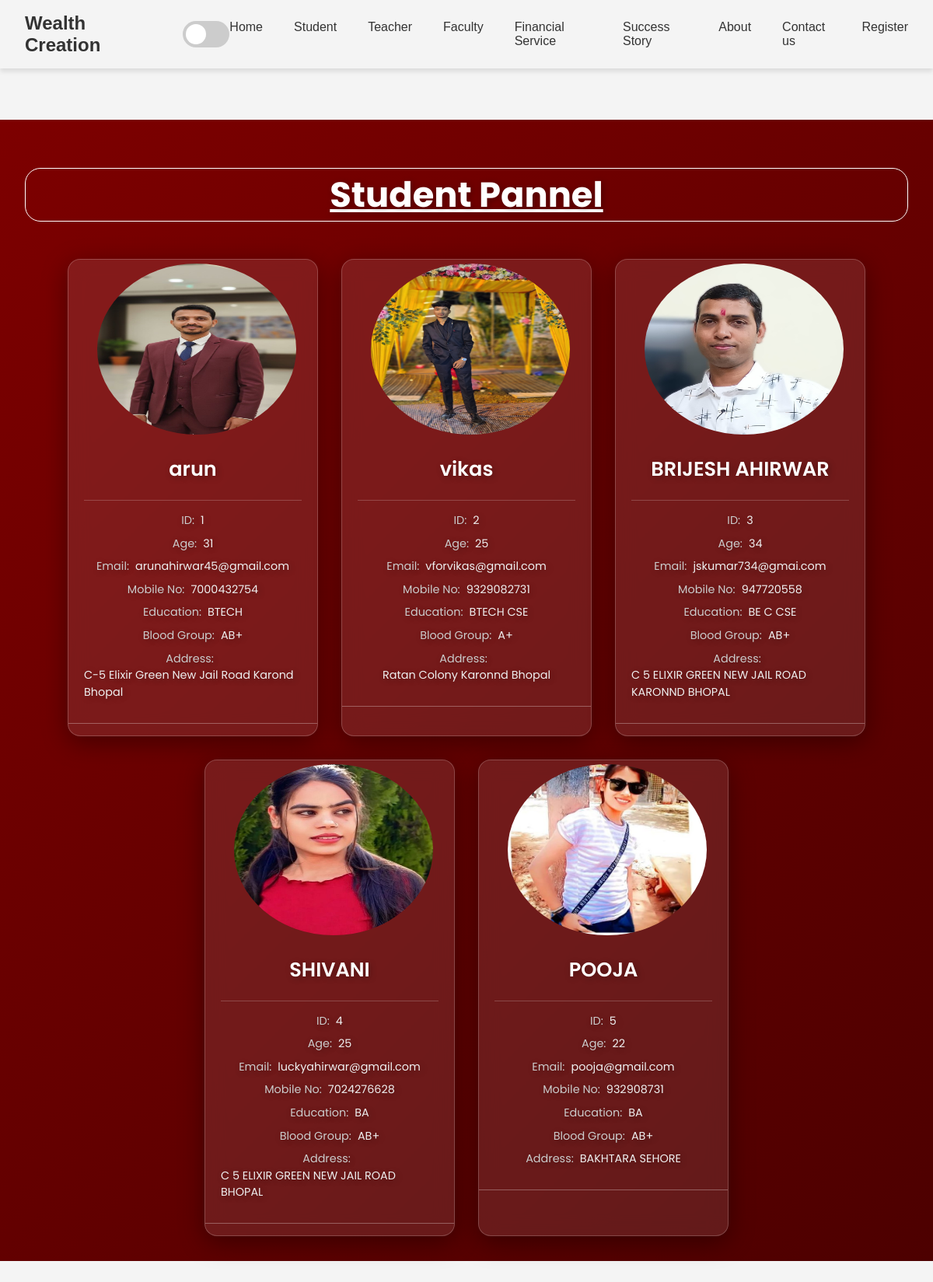
The page /student/ on the database its author committed.
### student/models.py (models this page shows)
class Student(models.Model):
    name = models.CharField(max_length=100)
    age = models.IntegerField()
    education=models.CharField(max_length=50,default='')
    mobile=models.CharField(max_length=10,default='')
    email = models.EmailField(unique=True)
    city = models.CharField(max_length=100)
    course=models.CharField(max_length=100)
    address=models.CharField(max_length=500,default='')
    bloodgroub=models.CharField(max_length=3, default='')
    photo=models.ImageField(upload_to='media', default='')
    def __str__(self):
        return self.name

### student/views.py (the view)
# urls.py: path('student/', views.student_home, name='home'),
def student_home(request):
    data=Student.objects.all()
    print(data)
    return render(request,'student.html',{'data':data})

### student/templates/student.html (shortened to what this page needs)
{% extends 'base.html' %}
{% block content %}
<!DOCTYPE html>
<html lang="en">
<head>
    <link rel="stylesheet" href="styles.css">
</head>
<body>
<div class='student'>
    <h1> Student Pannel </h1>
    <div class="card-container">
        {% for student in data %}
        <div class="student-card">
            <div class="card-photo">
                <img src="{{ student.photo.url }}" alt="Photo of {{ student.name }}">
            </div>
            <div class="card-content">
                <h2 class="student-name">{{ student.name }}</h2>
                <p class="student-subject">{{ student.subject }}</p>
                <div class="student-details">
                    <p><strong>ID:</strong> {{ student.id }}</p>
                    <p><strong>Age:</strong> {{ student.age }}</p>
                    <p><strong>Email:</strong> {{ student.email }}</p>
                    <p><strong>Mobile No:</strong> {{ student.mobile }}</p>
                    <p><strong>Education:</strong> {{ student.education }}</p>
                    <p><strong>Blood Group:</strong> {{ student.bloodgroub }}</p>
                    <p><strong>Address:</strong> {{ student.address }}</p>
                </div>
            </div>
        </div>
        {% endfor %}
    </div>
</div>
</body>
</html>
{% endblock %}

### static/CSS/nav.css (style rules this page uses)
:root { --primary-color: #007BFF; --light-bg-color: #f0f2f5; --light-text-color: #333; --light-transparent-bg: rgba(255, 255, 255, 0.2); --dark-bg-color: #1a1a1a; --dark-text-color: #e0e0e0; --dark-transparent-bg: rgba(0, 0, 0, 0.2); --blur-strength: 10px; }
body { font-family: 'Poppins', sans-serif; margin: 0; padding: 0; background-color: var(--light-bg-color); color: var(--light-text-color); transition: background-color 0.3s ease, color 0.3s ease; }

### static/CSS/faculty.css (style rules this page uses)
.student { text-align: center; font-size: 2.8rem; color: #fff; text-shadow: 2px 2px 8px rgba(0, 0, 0, 0.3); margin-bottom: 3rem; }
.card-container { display: flex; flex-wrap: wrap; justify-content: center; gap: 30px; }
.card-photo { height: 220px; width: 100%; display: flex; flex-wrap: wrap; justify-content: center; margin:5px; }
.card-photo img { width: 80%; height: 100%; border-radius: 50%; object-fit: center; }
.card-content { padding: 20px; text-align: center; border-bottom: 1px solid rgba(255, 255, 255, 0.3); padding-bottom: 10px; margin-bottom: 15px; }

### static/CSS/styles.css (style rules this page uses)
body { font-family: Arial, sans-serif; margin: 0; padding: 0; background-color: #f4f4f4; }
h1, h2 { color: #333; }

### student/templates/student.html (style rules this page uses)
.student { margin-top:100px ; font-family: 'Poppins', sans-serif; background: linear-gradient(135deg, #800000, #4c0000); background-attachment: fixed; color: #f0f0f0; padding: 2rem; min-height: 100vh; }
h1 { text-align: center; font-size: 2.8rem; color: #fff; text-shadow: 2px 2px 8px rgba(0, 0, 0, 0.3); margin-bottom: 3rem; text-decoration:underline; border-radius: 20px; border :1px solid white; }
.card-container { display: flex; flex-wrap: wrap; justify-content: center; gap: 30px; }
.student-card { width: 320px; border-radius: 16px; overflow: hidden; background: rgba(255, 255, 255, 0.1); backdrop-filter: blur(12px); -webkit-backdrop-filter: blur(12px); border: 1px solid rgba(255, 255, 255, 0.2); box-shadow: 0 8px 32px 0 rgba(0, 0, 0, 0.37); transition: transform 0.3s ease, box-shadow 0.3s ease; }
.card-photo { height: 220px; width: 100%; display: flex; flex-wrap: wrap; justify-content: center; margin:5px; }
.card-photo img { width: 80%; height: 100%; border-radius: 50%; object-fit: center; }
.card-content { padding: 20px; text-align: center; }
.student-name { margin: 0 0 5px 0; font-size: 1.6rem; font-weight: 600; color: #fff; }
.student-subject { margin: 0 0 15px 0; font-size: 1rem; font-weight: 300; color: #6dd5ed; border-bottom: 1px solid rgba(255, 255, 255, 0.2); padding-bottom: 15px; }
.student-details p { margin: 8px 0; font-size: 0.9rem; line-height: 1.5; text-align: left; display: flex; flex-wrap: wrap; justify-content: center; }
.student-details strong { color: #ccc; font-weight: 400; margin-right: 8px; }

### rows shown on the page
Student: photo (picture), name "arun", id "1", age "31", email "arunahirwar45@gmail.com", mobile "7000432754", education "BTECH", bloodgroub "AB+", address "C-5 Elixir Green New Jail Road Karond Bhopal"
Student: photo (picture), name "vikas", id "2", age "25", email "vforvikas@gmail.com", mobile "9329082731", education "BTECH CSE", bloodgroub "A+", address "Ratan Colony Karonnd Bhopal"
Student: photo (picture), name "BRIJESH AHIRWAR", id "3", age "34", email "jskumar734@gmai.com", mobile "947720558", education "BE C CSE", bloodgroub "AB+", address "C 5 ELIXIR GREEN NEW JAIL ROAD KARONND BHOPAL"
Student: photo (picture), name "SHIVANI", id "4", age "25", email "luckyahirwar@gmail.com", mobile "7024276628", education "BA", bloodgroub "AB+", address "C 5 ELIXIR GREEN NEW JAIL ROAD BHOPAL"
Student: photo (picture), name "POOJA", id "5", age "22", email "pooja@gmail.com", mobile "932908731", education "BA", bloodgroub "AB+", address "BAKHTARA SEHORE"
